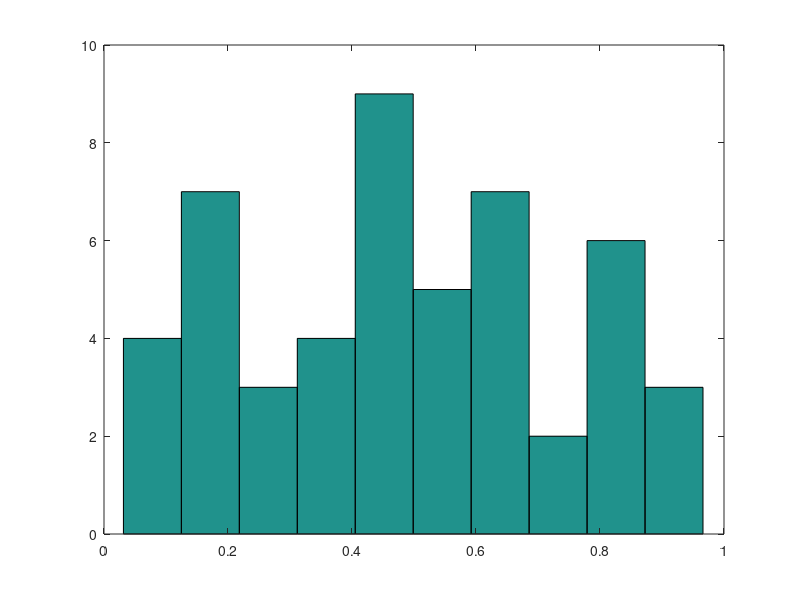
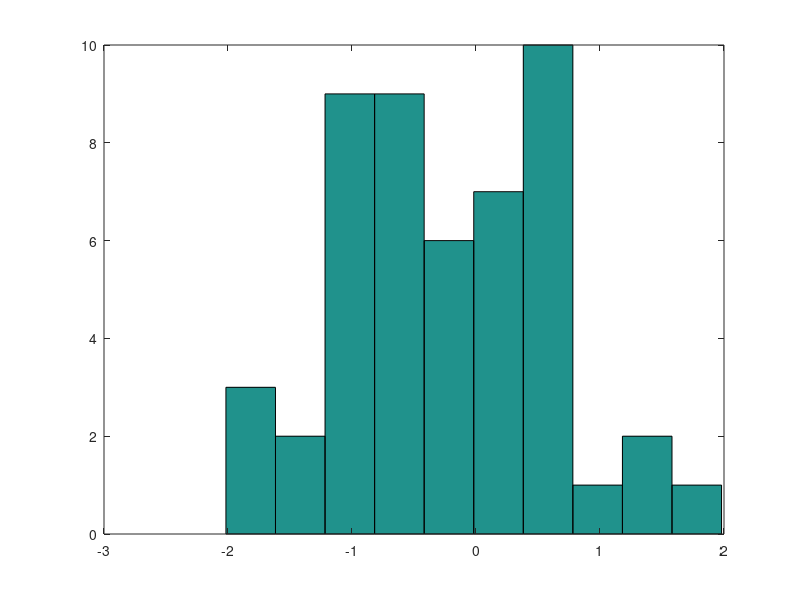

These figures' MATLAB source, in order: (Note: this script raises an error after producing the figures.)
% Group Project 2 
% 

%% data (2)
rand_data = rand(1,50);
randn_data = randn(1,50);
bu_football_data = [6 6 3 6 5 5 7 2 1 5 4 4 3 4 2 1 2 5 5 3 5 9 5 3 2 3 5 5 3 3 6 8 9 6 5 9 9 3 4 3 4 4 5 4 3 12 9 3 1 1];
bu_football_years = [1948 1949 1950 1951 1952 1953 1954 1955 1956 1957 1958 1959 1960 1961 1962 1963 1964 1965 1966 1967 1968 1969 1970 1971 1972 1973 1974 1975 1976 1977 1978 1979 1980 1981 1982 1983 1984 1985 1986 1987 1988 1989 1990 1991 1992 1993 1994 1995 1996 1997];

%% plots (3)
figure
hist(rand_data,10);

figure
hist(randn_data,10);

%% statistics (4)

rand_data_mean = mean(rand_data);
randn_data_mean = mean(randn_data);
bu_football_data = mean(bu_football_data);

rand_data_median = median(rand_data);
randn_data_median = median(randn_data);
bu_football_data_median = median(bu_football_data);

rand_data_std = std(rand_data);
randn_data_std = std(randn_data);
bu_football_data_std = std(bu_football_data);

%% z-scores (5)

rand_data_vectorized_zscore = ((rand_data - rand_data_mean) / rand_data_std)
randn_data_vectorized_zscore = ((randn_data - randn_data_mean) / randn_data_std)
bu_football_data_vectorized_zscore = ((bu_football_data - bu_football_data_mean) / bu_football_data_std)

rand_data_matlab_zscore = zscore(rand_data)
randn_data_matlab_zscore = zscore(randn_data)
bu_football_data_matlab_zscore = zscore(bu_football_data)

%% normalized data plots (6)

%% summaries (7)
